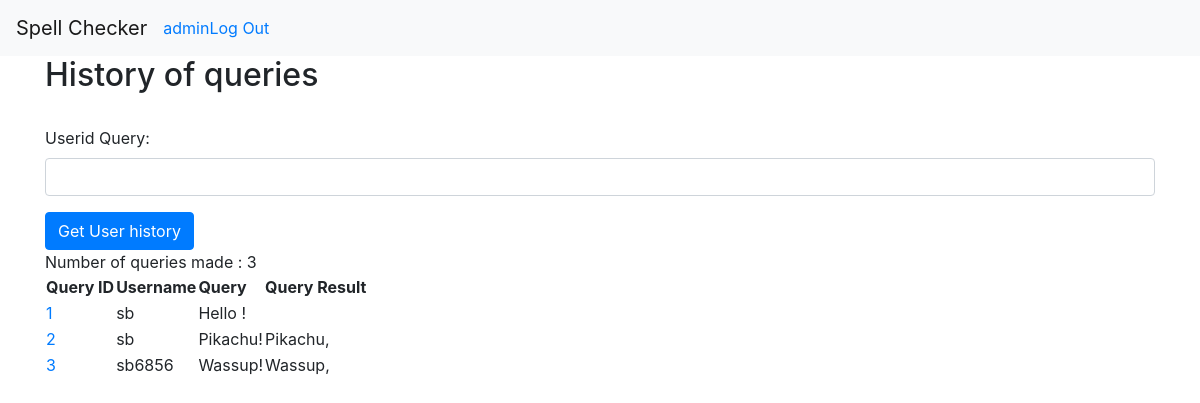
The page /history (signed in) on the database its author committed.
### tables this page shows
CREATE TABLE user (
    id INTEGER PRIMARY KEY AUTOINCREMENT,
    uname TEXT UNIQUE NOT NULL,
    phone_number TEXT NOT NULL,
    password TEXT NOT NULL
);

CREATE TABLE logs(
    id INTEGER PRIMARY KEY AUTOINCREMENT,
    uname TEXT NOT NULL,
    request TEXT NOT NULL,
    result TEXT NOT NULL
);

### spellchecker.py (the view, shortened to what this page needs)
@root_view.route('/history', methods=['GET', 'POST'])
@isLoggedIn
def get_queries():
    if request.method == 'GET':
        db_connection = database.get_db()
        db_cursor = db_connection.cursor()
        query_list = []
        if g.user['uname'] != 'admin':
            select_query = 'SELECT * FROM logs WHERE uname = ?'
            uname = g.user['uname']
            queries = db_cursor.execute(select_query,(uname,))
            for row in queries:
                query_list.append({
                "queryid": str(row[0]),
                "username": str(row[1]),
                "querytext": str(row[2]),
                "queryresults": str(row[3])
                })
            print(query_list)
        else:
            select_query = 'SELECT * FROM logs'
            queries = db_cursor.execute(select_query)
            for row in queries:
                query_list.append({
                "queryid": str(row[0]),
                "username": str(row[1]),
                "querytext": str(row[2]),
                "queryresults": str(row[3])
                })
            print(query_list)
        return render_template('/history.html', list=query_list)

### database.py (called while the page is built)
def get_db():
    if 'db' not in g:
        g.db = sqlite3.connect(
            current_app.config['DATABASE'],
            detect_types=sqlite3.PARSE_DECLTYPES
        )
        g.db.row_factory = sqlite3.Row
    return g.db

### login.py (called while the page is built)
@root_view.before_app_request
def check_if_user_isLoggedIn():
    user_session_id = session.get('session_id')
    print(user_session_id)
    select_query = 'SELECT * FROM user WHERE id = ?'
    if user_session_id is None:
        g.user = None
    else:
        g.user = get_db().execute(select_query, (user_session_id,)).fetchone()

def isLoggedIn(view):
    @functools.wraps(view)
    def wrapped_view(**kwargs):
        if g.user is None:
            return redirect(url_for('login.login'))
        return view(**kwargs)
    return wrapped_view

### spellchecker.py (called while the page is built)
@root_view.after_request
def cache(response):
    response.headers["X-Frame-Options"] = "SAMEORIGIN"
    response.headers['Content-Security-Policy'] = "default-src 'self'"
    return response

### templates/history.html (shortened to what this page needs)
{% extends 'base.html' %}
{% block content %}
<div class="container">
    <h2>History of queries</h2>
    <br/>
    {% if g.user['uname'] == 'admin' %}
    <form method="post" action="/history">
        <div class="form-group">
            <label for="userid">Userid Query:</label>
            <input class="form-control vresize" name="userid" id="userquery" required ></textarea>
        </div>
        <button type="submit" class="btn btn-primary">Get User history</button>
    </form>
    {% endif %}
    <span id="numqueries">Number of queries made : {{list|length}}</span>
    <table>
        <tr>
            <th>Query ID</th>
            <th>Username</th>
            <th>Query</th>
            <th>Query Result</th>
        </tr>
        {% for query in list %}
        <tr>
            <td id="query{{query.queryid}}">
                <a href="/history/query{{query.queryid}}">{{query.queryid}}</a>
            </td>
            <td id="username">{{query.username}}</td>
            <td id="querytext">{{query.querytext}}</td>
            <td id="queryresults">{{query.queryresults}}</td>
        </tr>
        {% endfor %}
    </table>
</div>
{% endblock %}

### templates/base.html (shortened to what this page needs)
<!doctype html>
<html>
<head>
{% block head %}
  <link rel="stylesheet" href="static/bootstrap/css/bootstrap.min.css">
  {% endblock %}
</head>
<body>
{% block navbar %}
<nav class="navbar navbar-expand-lg navbar-light bg-light">
    <span class="navbar-brand">Spell Checker</span>
    <div class="collapse navbar-collapse" id="navbarNav">
      <ul class="navbar-nav">
        {% if g.user %}
        <li class="nav-item">
          <a href="{{ url_for('spellchecker.get_queries') }}">{{ g.user['uname'] }}</a>
        </li>
        <li class="nav-item">
          <a href="{{ url_for('login.logout') }}">Log Out</a>
        </li>
        {% endif %}
      </ul>
    </div>
  </nav>
{% endblock %}
{% block content %}{% endblock %}

### rows shown on the page
user: user.uname "admin"
logs: queryid "1", username "sb", querytext "Hello !"
logs: queryid "2", username "sb", querytext "Pikachu!", queryresults "Pikachu,"
logs: queryid "3", username "sb6856", querytext "Wassup!", queryresults "Wassup,"

### other values the page prints
{{ list|length }} "3"
